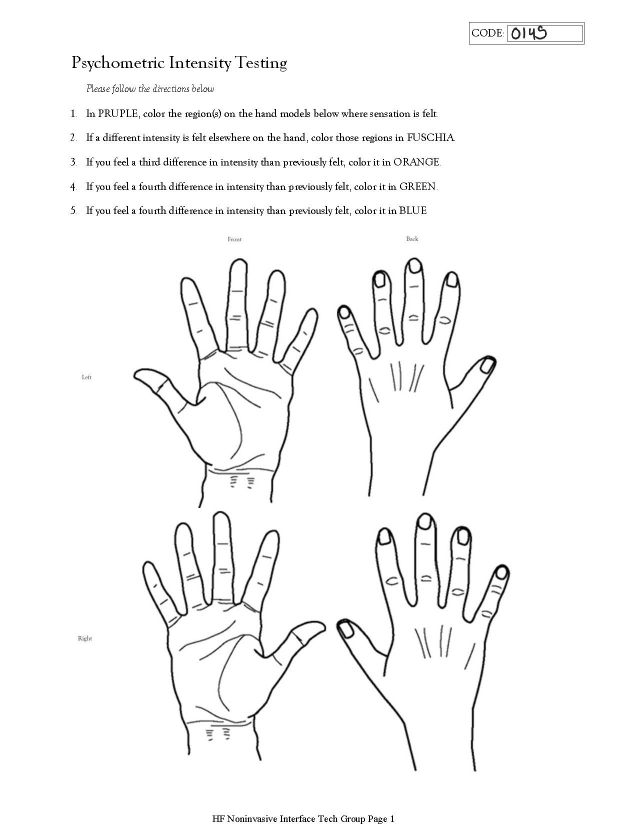
#> input picture Scripts to process raw data/empty.jpg, 1276 x 1648 px (shown at 1/2 size)
$ python pixelfinder.py
#> lines starting #> are read from the running program, lines starting #| are printed output that depends on the picture; after the words box and inside, x2 and y2 are one past the last pixel; in counts of white or black regions, pixels touching at a corner belong together
# -*- coding: utf-8 -*-

from PIL import Image
import matplotlib.pyplot as plt
import numpy as np

im = Image.open("empty.jpg")
#> im is the input picture: PIL image 1276x1648 RGB; min 0, max 255, mean 247
imRGB = im.convert('RGB')
image = np.array(imRGB)
colorIM = [0] * image.shape[0]
#> colorIM = 1648 values from 0 to 0

im = Image.open("empty.jpg")
imRGB = im.convert('RGB')
image = np.array(imRGB)
colorIM = [0] * image.shape[0]
for i in range(image.shape[0]):
   colorIM[i] = [0] * image.shape[1]

print("processing output")
#shows results
imC = Image.open("empty.jpg")
imCRGB = imC.convert('RGB')
imageC= np.array(imCRGB)
colorArray = np.asarray(colorIM)

i=0
j=0
while i < colorArray.shape[0]:
   while j < colorArray.shape[1]:
       if i%685 == 0:
           #print("color")
           imageC[i][j] = [0,255,0]
       if i%630 == 0:
           #print("color")
           imageC[i][j] = [0,255,0]
       j=j+1
   i=i+1
   j=0
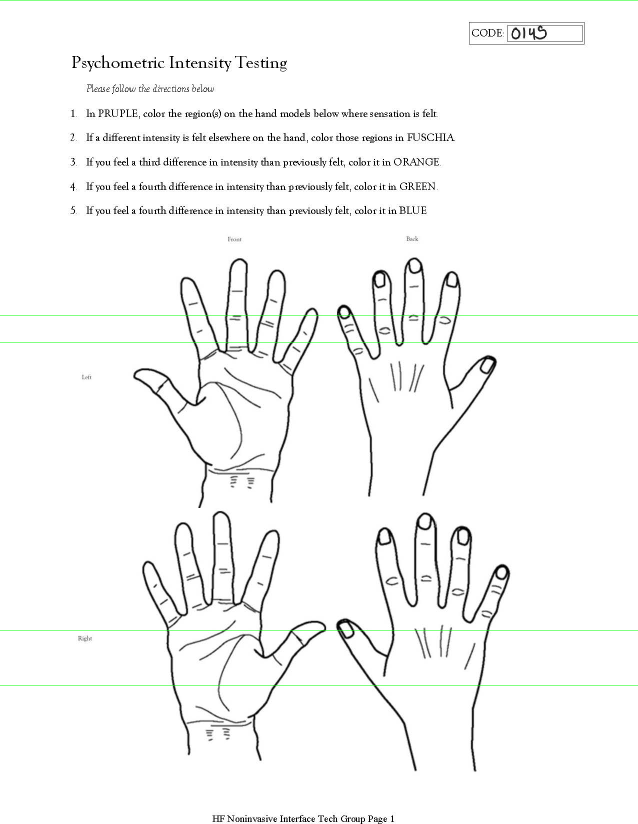
#> imageC: shape (1648, 1276, 3) (shown at 1/2 size); 0.3% of pixels changed, all inside (x1, y1, x2, y2) = (0, 0, 1276, 1371)
#> after the loop, i = 1648

plt.imshow(imageC)
plt.savefig("resultssqures.png", dpi = 2000)
